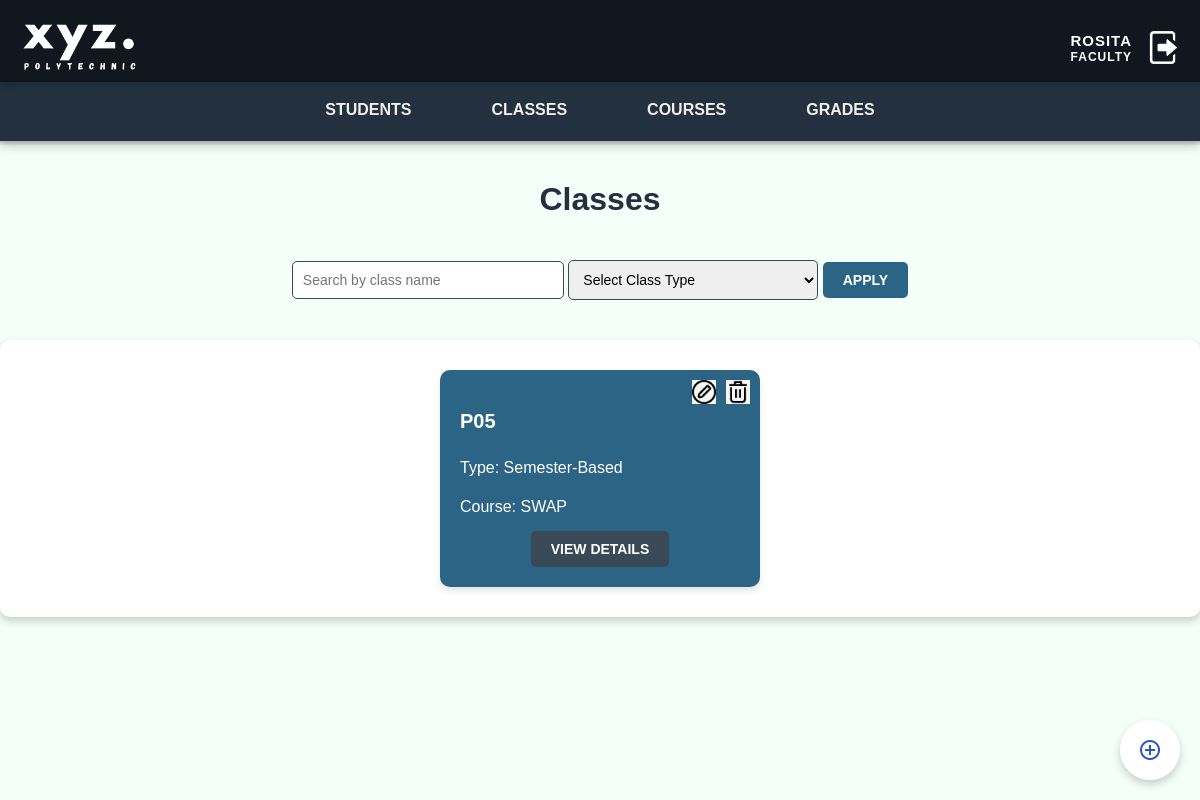
/classes.php (signed in), run on the app's committed database.
### tables this page shows
CREATE TABLE `class` (
  `class_id` int(11) NOT NULL,
  `class_name` varchar(50) NOT NULL,
  `class_type` varchar(50) NOT NULL,
  `faculty_id` int(11) NOT NULL,
  `course_id` int(11) NOT NULL
);

CREATE TABLE `course` (
  `course_id` int(11) NOT NULL,
  `course_name` varchar(100) NOT NULL,
  `course_code` varchar(20) NOT NULL,
  `start_date` date NOT NULL,
  `end_date` date NOT NULL,
  `status_id` int(11) DEFAULT NULL,
  `department_id` int(11) NOT NULL
);

### classes.php (the view, shortened to what this page needs)
<?php
include 'db_connection.php';
$user_id = $_SESSION['session_userid'];
$role_id = $_SESSION['session_roleid'];
$search_term = filter_input(INPUT_POST, 'search', FILTER_SANITIZE_STRING) ?? '';
$query = "
    SELECT
        c.class_id,
        c.class_name,
        c.class_type,
        co.course_name
    FROM class c
    LEFT JOIN course co ON c.course_id = co.course_id
    WHERE c.class_name LIKE ?
";
$params = ["%$search_term%"];
if ($role_id == 2) {
    $query .= " AND c.faculty_id = (SELECT faculty_id FROM faculty WHERE user_id = ?)";
    $params[] = $user_id;
}
$stmt = $conn->prepare($query);
$bind_types = str_repeat('s', count($params));
$stmt->bind_param($bind_types, ...$params);
$stmt->execute();
$result = $stmt->get_result();
?>
<!DOCTYPE html>
<html lang="en">
<head>
    <link rel="stylesheet" href="css/classes.css">
</head>
<body>
    <?php include('admin_header.php'); ?>
    <div class="main-content">
        <h1>Classes</h1>
        <section class="filters">
            <form method="POST">
                <input type="text" name="search" placeholder="Search by class name" value="<?php echo htmlspecialchars($search_term); ?>">
                <select name="class_type">
                    <option value="">Select Class Type</option>
                </select>
                <button type="submit">Apply</button>
            </form>
        </section>
        <div class="classes-container">
            <div class="scrollable">
                <?php if ($result->num_rows > 0): ?>
                    <?php while ($row = $result->fetch_assoc()): ?>
                        <div class="class-card">
                            <div class="card-actions">
                                <form method="POST" action="editclass_form.php">
                                    <button type="submit" title="Edit">
                                        <img src="image/edit-button.jpeg" alt="Edit">
                                    </button>
                                </form>
                                <form method="POST" action="deleteclass.php" onsubmit="return confirm('Are you sure you want to delete this class? This action cannot be undone.')">
                                    <button type="submit" title="Delete">
                                        <img src="image/delete-button.jpeg" alt="Delete">
                                    </button>
                                </form>
                            </div>
                            <h3><?php echo htmlspecialchars($row['class_name']); ?></h3>
                            <p>Type: <?php echo htmlspecialchars($row['class_type']); ?></p>
                            <p>Course: <?php echo htmlspecialchars($row['course_name'] ?? 'N/A'); ?></p>
                            <div class="view-details">
                                <form method="POST" action="viewclass.php">
                                    <button type="submit" class="view-button">View Details</button>
                                </form>
                            </div>
                        </div>
                    <?php endwhile; ?>
                <?php else: ?>
                    <p>No classes found. Try modifying your search criteria.</p>
                <?php endif; ?>
            </div>
        </div>
        <div class="add-button-container">
            <a href="createclass_form.php" class="add-button">
                <img src="image/add_button.png" alt="Add Class">
            </a>
        </div>
    </div>
</body>
</html>

### css/classes.css (style rules this page uses)
body { font-family: Arial, sans-serif; background-color: #E7E8E7; margin: 0; padding: 0; }
.main-content { padding: 20px; display: flex; flex-direction: column; align-items: center; gap: 20px; }
.main-content h1 { font-size: 2rem; color: #22303F; text-align: center; }
.filters { display: flex; flex-wrap: wrap; gap: 15px; justify-content: center; align-items: center; width: 100%; max-width: 900px; margin-bottom: 20px; }
.filters input, .filters select { width: 250px; padding: 10px; border-radius: 5px; border: 1px solid #394A56; font-size: 14px; }
.filters button { padding: 10px 20px; background-color: #2C6485; color: white; border: none; border-radius: 5px; font-size: 14px; cursor: pointer; text-transform: uppercase; font-weight: bold; transition: background-color 0.3s ease-in-out; }
.classes-container { display: flex; justify-content: center; width: 100%; max-width: 1200px; border-radius: 10px; background-color: #FFFFFF; padding: 20px; box-shadow: 0 4px 8px rgba(0, 0, 0, 0.2); }
.scrollable { max-height: 400px; overflow-y: auto; display: flex; flex-wrap: wrap; gap: 20px; justify-content: center; padding: 10px; }
.class-card { background-color: #2C6485; color: #FFFFFF; border-radius: 10px; width: 280px; padding: 20px; text-align: left; box-shadow: 0 4px 6px rgba(0, 0, 0, 0.1); position: relative; transition: transform 0.2s ease-in-out; display: flex; flex-direction: column; justify-content: space-between; }
.class-card h3 { margin-bottom: 10px; font-size: 20px; font-weight: bold; text-transform: uppercase; }
.class-card p { margin-bottom: 5px; font-size: 16px; font-weight: normal; }
.card-actions { display: flex; justify-content: flex-end; gap: 10px; position: absolute; top: 10px; right: 10px; z-index: 2; }
.card-actions form { margin: 0; padding: 0; }
.card-actions button { background: none; border: none; padding: 0; cursor: pointer; transition: transform 0.2s ease-in-out; }
.card-actions img { width: 24px; height: 24px; display: inline-block; pointer-events: none; }
.class-card { position: relative; overflow: hidden; }
.view-details { margin-top: 10px; text-align: center; }
.view-details .view-button { padding: 10px 20px; background-color: #394A56; color: #FFFFFF; border: none; border-radius: 5px; font-size: 14px; font-weight: bold; text-transform: uppercase; cursor: pointer; transition: all 0.3s ease-in-out; }
.add-button { position: fixed; bottom: 20px; right: 20px; z-index: 1000; width: 60px; height: 60px; background-color: #FFFFFF; color: #FFFFFF; border-radius: 50%; display: flex; justify-content: center; align-items: center; box-shadow: 0 4px 8px rgba(0, 0, 0, 0.2); transition: all 0.3s ease-in-out; cursor: pointer; text-decoration: none; }
.add-button img { width: 24px; height: 24px; transition: transform 0.3s ease-in-out; }

### css/admin_header.css (style rules this page uses)
body { margin: 0; font-family: Arial, sans-serif; background-color: #f5fffa; color: #333; }
.main-content { margin-top: 50px; padding: 20px; background-color: #f5fffa; }

### data on the page
class: class_name "P05", class_type "Semester-Based", course.course_name "SWAP"

### other printed values
$_SESSION['session_name'] "ROSITA"
